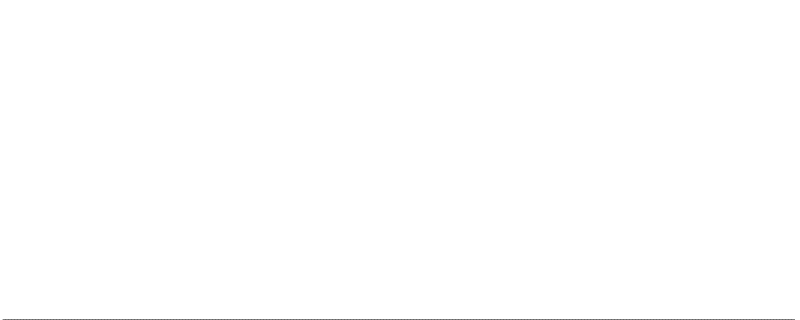
Frame 1 (no input)
Frame 60 (no input): identical to frame 1, image omitted
Frame 120 (the mouse pressed at the canvas centre since frame 60): identical to frame 1, image omitted

The p5.js sketch that drew this single still picture (run headless with seeded random() and noise() and a simulated clock; from frame 60 on, the mouse is pressed at the canvas centre):

// p5.js sketch
// ── sketch.js
let w = 3 // width of each bar
let arr = [];
let sorting = false;
function setup() {
  createCanvas(screen.width,screen.height - 280);
  fillArr((width / w) - w) // fills the array n times
  stroke(0);
  //frameRate(60); // speed of the drawing
}
function fillArr(times){
	for (let i = 0; i < times; i++){
		arr.push(random(1, height - 50));
	}
}
function sortArr(){
	for(let i = 0; i < arr.length; i++){
		if(arr[i] > arr[i + 1]){
			swap(i, i + 1);
		}
	}
}
function swap(pos1, pos2){
	let tmp = arr[pos1];
	arr[pos1] = arr[pos2];
	arr[pos2] = tmp;
}
function drawArr(){
	let posx = w;
	for(let i = 0; i < arr.length; i++){
		rect(posx, height, w, arr[i] * -1);
		posx += w;
	}
}
function mousePressed(){
	sorting = true;
}
function draw() {
	background(255);
	drawArr();
	if (sorting){
		sortArr();
	}
}
